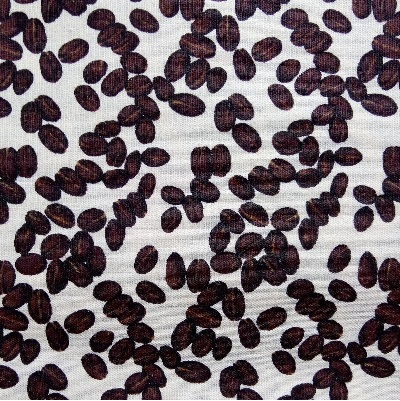
#> input picture cv_c_python_e_opencv/segmentacao_de_objetos/Imagens/cafe.jpg, 400 x 401 px, found by its file name
$ python segmentacao_por_binarizacao.py
#> lines starting #> are read from the running program, lines starting #| are printed output that depends on the picture
import cv2
import matplotlib.pyplot as plt

img = cv2.imread('segmentacao_de_objetos/Imagens/cafe.jpg')
#> img is the input picture: shape (401, 400, 3); mean B, G, R 113.4, 108.5, 118.6

metodo = cv2.THRESH_BINARY_INV
ret, imgBin = cv2.threshold(img, 150, 255, metodo)
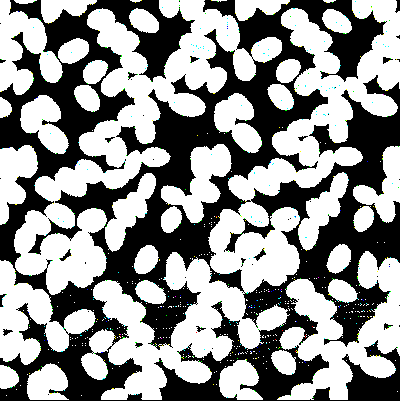
#> imgBin: shape (401, 400, 3); mean B, G, R 144.7, 145.3, 144.5

fig = plt.figure(figsize=(10, 10))

ax1 = fig.add_subplot(121)
plt.imshow(img)

ax2 = fig.add_subplot(122)
plt.imshow(imgBin)

plt.show()
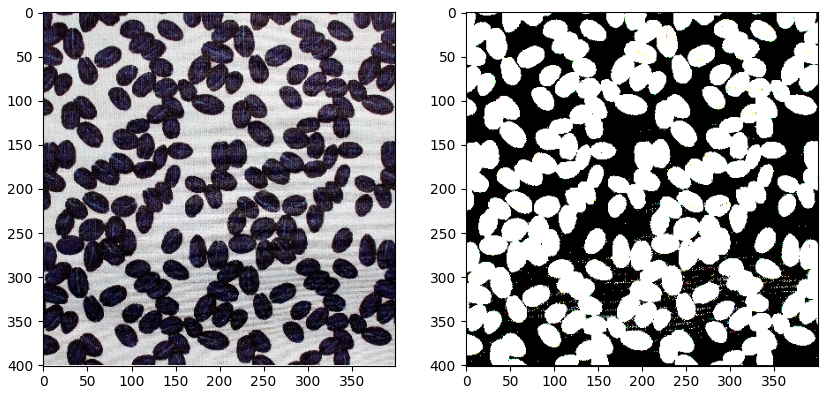
#> figure drawn by matplotlib, 2 panels; B, G, R data is drawn as R, G, B

$ run again, with cv_c_python_e_opencv/segmentacao_de_objetos/Imagens/predio.jpg copied over cv_c_python_e_opencv/segmentacao_de_objetos/Imagens/cafe.jpg
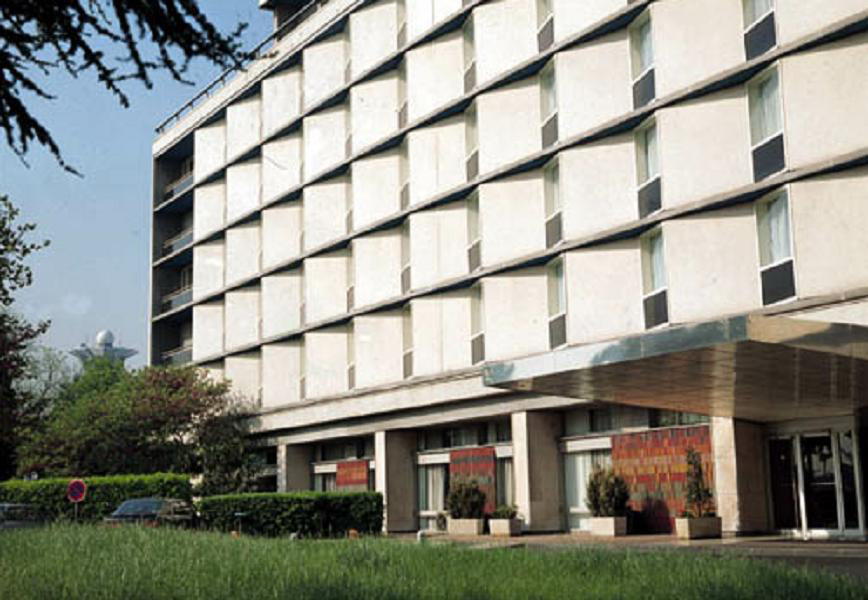
#> input picture cv_c_python_e_opencv/segmentacao_de_objetos/Imagens/predio.jpg, 868 x 600 px, found by its file name
#> img is the input picture: shape (600, 868, 3); mean B, G, R 133.7, 143.6, 142.9
#> `ret, imgBin = cv2.threshold(img, 150, 255, metodo)`:
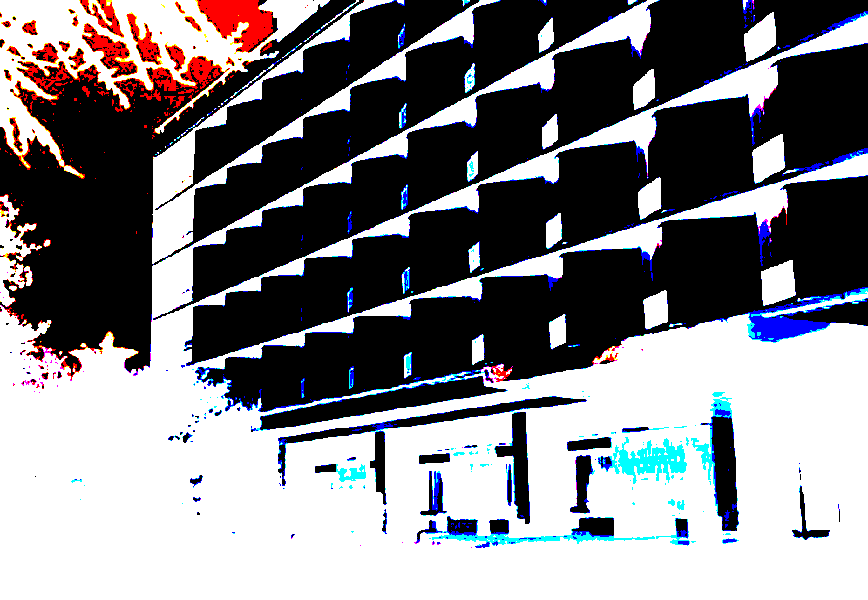
#> imgBin: shape (600, 868, 3); mean B, G, R 131.2, 127.3, 128.5
#> `plt.show()`:
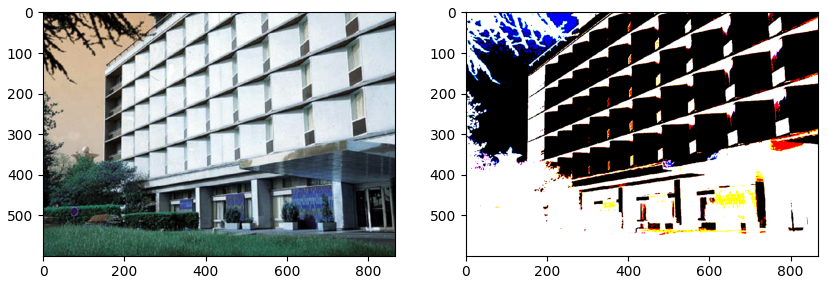
#> figure drawn by matplotlib, 2 panels; B, G, R data is drawn as R, G, B
